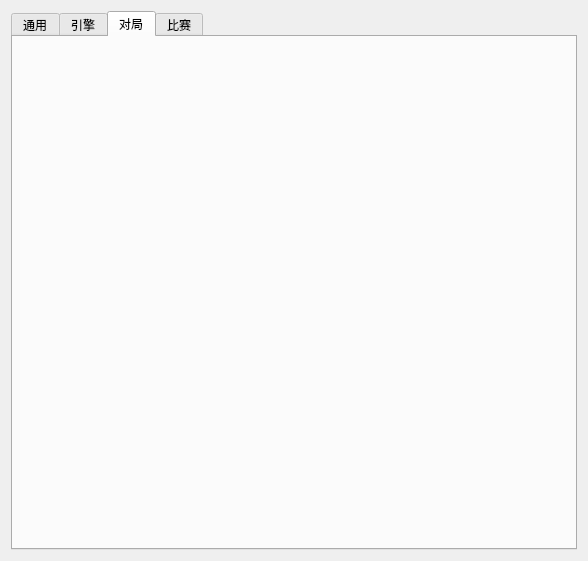
<?xml version="1.0" encoding="UTF-8"?>
<ui version="4.0">
 <class>SettingsDialog</class>
 <widget class="QDialog" name="SettingsDialog">
  <property name="geometry">
   <rect>
    <x>0</x>
    <y>0</y>
    <width>588</width>
    <height>561</height>
   </rect>
  </property>
  <property name="sizePolicy">
   <sizepolicy hsizetype="Preferred" vsizetype="Preferred">
    <horstretch>0</horstretch>
    <verstretch>90</verstretch>
   </sizepolicy>
  </property>
  <property name="windowTitle">
   <string>参数设置</string>
  </property>
  <layout class="QVBoxLayout" name="verticalLayout_2">
   <item>
    <widget class="QTabWidget" name="tabWidget">
     <property name="currentIndex">
      <number>2</number>
     </property>
     <widget class="QWidget" name="m_generalTab">
      <attribute name="title">
       <string>通用</string>
      </attribute>
      <layout class="QVBoxLayout" name="verticalLayout_8">
       <item>
        <layout class="QGridLayout" name="gridLayout_2">
         <property name="bottomMargin">
          <number>0</number>
         </property>
         <item row="0" column="0">
          <widget class="QCheckBox" name="m_highlightLegalMovesCheck">
           <property name="text">
            <string>高亮合法棋步</string>
           </property>
           <property name="checked">
            <bool>true</bool>
           </property>
          </widget>
         </item>
         <item row="1" column="0">
          <widget class="QCheckBox" name="m_closeUnusedInitialTabCheck">
           <property name="text">
            <string>如使用则关闭初始对局表头</string>
           </property>
           <property name="checked">
            <bool>true</bool>
           </property>
          </widget>
         </item>
         <item row="2" column="0">
          <widget class="QCheckBox" name="m_useFullUserNameCheck">
           <property name="text">
            <string>使用人类玩家全称</string>
           </property>
           <property name="checked">
            <bool>true</bool>
           </property>
          </widget>
         </item>
         <item row="2" column="1">
          <layout class="QVBoxLayout" name="verticalLayout_6">
           <item>
            <widget class="QCheckBox" name="m_humanCanPlayAfterTimeoutCheck">
             <property name="text">
              <string>超时后，人类玩家还能下棋</string>
             </property>
             <property name="checked">
              <bool>true</bool>
             </property>
            </widget>
           </item>
          </layout>
         </item>
         <item row="0" column="1">
          <widget class="QCheckBox" name="m_playersSidesOnClocksCheck">
           <property name="text">
            <string>在时钟显示玩家方 </string>
           </property>
          </widget>
         </item>
         <item row="1" column="1">
          <widget class="QCheckBox" name="m_autoFlipBoardForHumanGamesCheck">
           <property name="text">
            <string>自动翻转棋盘</string>
           </property>
          </widget>
         </item>
        </layout>
       </item>
       <item>
        <layout class="QGridLayout" name="gridLayout">
         <property name="topMargin">
          <number>13</number>
         </property>
         <property name="bottomMargin">
          <number>0</number>
         </property>
         <property name="spacing">
          <number>9</number>
         </property>
         <item row="1" column="1">
          <layout class="QHBoxLayout" name="horizontalLayout_2">
           <item>
            <widget class="QLineEdit" name="m_defaultPgnOutFileEdit">
             <property name="text">
              <string>games.pgn</string>
             </property>
            </widget>
           </item>
           <item>
            <widget class="QPushButton" name="m_defaultPgnOutFileBtn">
             <property name="text">
              <string>浏览...</string>
             </property>
             <property name="shortcut">
              <string/>
             </property>
            </widget>
           </item>
          </layout>
         </item>
         <item row="1" column="0">
          <widget class="QLabel" name="m_defaultPgnOutFileLabel">
           <property name="text">
            <string>PGN 保存对局:</string>
           </property>
          </widget>
         </item>
         <item row="0" column="0">
          <widget class="QLabel" name="m_siteLabel">
           <property name="text">
            <string>PGN 地点:</string>
           </property>
           <property name="buddy">
            <cstring>m_siteEdit</cstring>
           </property>
          </widget>
         </item>
         <item row="2" column="1">
          <layout class="QHBoxLayout" name="horizontalLayout">
           <item>
            <widget class="QLineEdit" name="m_tbPathEdit"/>
           </item>
           <item>
            <widget class="QPushButton" name="m_browseTbPathBtn">
             <property name="text">
              <string>浏览...</string>
             </property>
            </widget>
           </item>
          </layout>
         </item>
         <item row="0" column="1">
          <widget class="QLineEdit" name="m_siteEdit"/>
         </item>
         <item row="2" column="0">
          <widget class="QLabel" name="m_tbPathLabel">
           <property name="text">
            <string>残局库路径:</string>
           </property>
           <property name="buddy">
            <cstring>m_tbPathEdit</cstring>
           </property>
          </widget>
         </item>
        </layout>
       </item>
       <item>
        <widget class="QGroupBox" name="groupBox_2">
         <property name="sizePolicy">
          <sizepolicy hsizetype="Expanding" vsizetype="Expanding">
           <horstretch>0</horstretch>
           <verstretch>0</verstretch>
          </sizepolicy>
         </property>
         <property name="title">
          <string>引擎盲区训练设置</string>
         </property>
         <widget class="QWidget" name="layoutWidget">
          <property name="geometry">
           <rect>
            <x>10</x>
            <y>20</y>
            <width>531</width>
            <height>36</height>
           </rect>
          </property>
          <layout class="QHBoxLayout" name="horizontalLayout_4">
           <property name="spacing">
            <number>4</number>
           </property>
           <property name="topMargin">
            <number>0</number>
           </property>
           <property name="bottomMargin">
            <number>0</number>
           </property>
           <item>
            <widget class="QLabel" name="label_3">
             <property name="text">
              <string>服务器地址:</string>
             </property>
            </widget>
           </item>
           <item>
            <widget class="QLineEdit" name="lineEdit_WebAddress">
             <property name="text">
              <string>192.168.0.1</string>
             </property>
            </widget>
           </item>
           <item>
            <widget class="QLabel" name="label_user">
             <property name="text">
              <string>用户名:</string>
             </property>
            </widget>
           </item>
           <item>
            <widget class="QLineEdit" name="lineEdit_UserName">
             <property name="text">
              <string>userName</string>
             </property>
            </widget>
           </item>
           <item>
            <widget class="QLabel" name="label_4">
             <property name="sizePolicy">
              <sizepolicy hsizetype="Preferred" vsizetype="Preferred">
               <horstretch>0</horstretch>
               <verstretch>0</verstretch>
              </sizepolicy>
             </property>
             <property name="text">
              <string>密码: </string>
             </property>
            </widget>
           </item>
           <item>
            <widget class="QLineEdit" name="lineEdit_Password">
             <property name="text">
              <string>password</string>
             </property>
             <property name="echoMode">
              <enum>QLineEdit::Password</enum>
             </property>
            </widget>
           </item>
           <item>
            <spacer name="horizontalSpacer_4">
             <property name="orientation">
              <enum>Qt::Horizontal</enum>
             </property>
             <property name="sizeHint" stdset="0">
              <size>
               <width>40</width>
               <height>20</height>
              </size>
             </property>
            </spacer>
           </item>
          </layout>
         </widget>
         <widget class="QWidget" name="layoutWidget">
          <property name="geometry">
           <rect>
            <x>10</x>
            <y>60</y>
            <width>531</width>
            <height>32</height>
           </rect>
          </property>
          <layout class="QHBoxLayout" name="horizontalLayout_6">
           <property name="spacing">
            <number>4</number>
           </property>
           <property name="topMargin">
            <number>0</number>
           </property>
           <property name="bottomMargin">
            <number>0</number>
           </property>
           <item>
            <widget class="QLabel" name="label_7">
             <property name="text">
              <string>上传棋步:</string>
             </property>
            </widget>
           </item>
           <item>
            <widget class="QSpinBox" name="spinBoxMinSteps">
             <property name="minimum">
              <number>5</number>
             </property>
             <property name="maximum">
              <number>20</number>
             </property>
             <property name="singleStep">
              <number>1</number>
             </property>
            </widget>
           </item>
           <item>
            <widget class="QLabel" name="label_8">
             <property name="text">
              <string>最大步数:</string>
             </property>
            </widget>
           </item>
           <item>
            <widget class="QSpinBox" name="spinBoxMaxSteps">
             <property name="toolTip">
              <string>超过此棋步的棋局不再上传</string>
             </property>
             <property name="minimum">
              <number>10</number>
             </property>
             <property name="maximum">
              <number>400</number>
             </property>
             <property name="singleStep">
              <number>5</number>
             </property>
             <property name="value">
              <number>400</number>
             </property>
            </widget>
           </item>
           <item>
            <widget class="QLabel" name="label_6">
             <property name="text">
              <string>最小分数:</string>
             </property>
            </widget>
           </item>
           <item>
            <widget class="QSpinBox" name="spinBoxMinScore">
             <property name="toolTip">
              <string>局面分数的绝对值小于此值就不上传训练</string>
             </property>
             <property name="minimum">
              <number>10</number>
             </property>
             <property name="maximum">
              <number>50</number>
             </property>
             <property name="singleStep">
              <number>5</number>
             </property>
             <property name="value">
              <number>20</number>
             </property>
            </widget>
           </item>
           <item>
            <widget class="QLabel" name="label_2">
             <property name="text">
              <string>最大分数: </string>
             </property>
            </widget>
           </item>
           <item>
            <widget class="QSpinBox" name="spinBoxMaxScore">
             <property name="toolTip">
              <string>局面分数的绝对值超过此值就不上传训练</string>
             </property>
             <property name="minimum">
              <number>200</number>
             </property>
             <property name="maximum">
              <number>2000</number>
             </property>
             <property name="singleStep">
              <number>50</number>
             </property>
             <property name="value">
              <number>200</number>
             </property>
            </widget>
           </item>
           <item>
            <spacer name="horizontalSpacer_3">
             <property name="orientation">
              <enum>Qt::Horizontal</enum>
             </property>
             <property name="sizeHint" stdset="0">
              <size>
               <width>40</width>
               <height>20</height>
              </size>
             </property>
            </spacer>
           </item>
          </layout>
         </widget>
         <widget class="QWidget" name="layoutWidget">
          <property name="geometry">
           <rect>
            <x>10</x>
            <y>130</y>
            <width>533</width>
            <height>22</height>
           </rect>
          </property>
          <layout class="QHBoxLayout" name="horizontalLayout_7">
           <property name="sizeConstraint">
            <enum>QLayout::SetDefaultConstraint</enum>
           </property>
           <item>
            <spacer name="horizontalSpacer">
             <property name="orientation">
              <enum>Qt::Horizontal</enum>
             </property>
             <property name="sizeHint" stdset="0">
              <size>
               <width>40</width>
               <height>20</height>
              </size>
             </property>
            </spacer>
           </item>
           <item>
            <widget class="QCheckBox" name="checkBoxBlinDSave">
             <property name="text">
              <string>保存盲区</string>
             </property>
            </widget>
           </item>
           <item>
            <widget class="QCheckBox" name="checkBoxLXupload">
             <property name="toolTip">
              <string>用GGzero连线是自动上传盲区</string>
             </property>
             <property name="text">
              <string>连线盲区</string>
             </property>
            </widget>
           </item>
           <item>
            <widget class="QCheckBox" name="checkBox_AutoUploadFen">
             <property name="toolTip">
              <string>引擎联赛，如果输了，就自动上传棋局到服务器训练</string>
             </property>
             <property name="text">
              <string>联赛盲区</string>
             </property>
             <property name="checked">
              <bool>false</bool>
             </property>
            </widget>
           </item>
          </layout>
         </widget>
         <widget class="QWidget" name="layoutWidget_2">
          <property name="geometry">
           <rect>
            <x>10</x>
            <y>100</y>
            <width>533</width>
            <height>22</height>
           </rect>
          </property>
          <layout class="QHBoxLayout" name="horizontalLayout_8">
           <property name="spacing">
            <number>4</number>
           </property>
           <property name="sizeConstraint">
            <enum>QLayout::SetDefaultConstraint</enum>
           </property>
           <item>
            <widget class="QLabel" name="label_9">
             <property name="text">
              <string>高分和棋分数</string>
             </property>
            </widget>
           </item>
           <item>
            <widget class="QSpinBox" name="spinBoxDrawHighScore">
             <property name="sizePolicy">
              <sizepolicy hsizetype="Fixed" vsizetype="Fixed">
               <horstretch>0</horstretch>
               <verstretch>0</verstretch>
              </sizepolicy>
             </property>
             <property name="toolTip">
              <string>和棋判定时，必须大于这个分数，才认为是高分和棋</string>
             </property>
             <property name="minimum">
              <number>50</number>
             </property>
             <property name="maximum">
              <number>400</number>
             </property>
             <property name="singleStep">
              <number>50</number>
             </property>
             <property name="value">
              <number>100</number>
             </property>
            </widget>
           </item>
           <item>
            <widget class="QLabel" name="label_10">
             <property name="toolTip">
              <string>和棋时，保持高分最小的棋步数量</string>
             </property>
             <property name="text">
              <string>高分步数：</string>
             </property>
            </widget>
           </item>
           <item>
            <widget class="QSpinBox" name="spinBoxDrawHighScoreNum">
             <property name="sizePolicy">
              <sizepolicy hsizetype="Fixed" vsizetype="Fixed">
               <horstretch>0</horstretch>
               <verstretch>0</verstretch>
              </sizepolicy>
             </property>
             <property name="minimum">
              <number>20</number>
             </property>
             <property name="maximum">
              <number>100</number>
             </property>
             <property name="singleStep">
              <number>5</number>
             </property>
            </widget>
           </item>
           <item>
            <spacer name="horizontalSpacer_2">
             <property name="orientation">
              <enum>Qt::Horizontal</enum>
             </property>
             <property name="sizeHint" stdset="0">
              <size>
               <width>40</width>
               <height>20</height>
              </size>
             </property>
            </spacer>
           </item>
           <item>
            <widget class="QLabel" name="label_5">
             <property name="text">
              <string>棋步间隔</string>
             </property>
            </widget>
           </item>
           <item>
            <widget class="QSpinBox" name="spinBoxStepsGap">
             <property name="sizePolicy">
              <sizepolicy hsizetype="Fixed" vsizetype="Fixed">
               <horstretch>0</horstretch>
               <verstretch>0</verstretch>
              </sizepolicy>
             </property>
             <property name="toolTip">
              <string>每上传一个局面，跳过的棋步，不用每步上传</string>
             </property>
             <property name="minimum">
              <number>0</number>
             </property>
             <property name="maximum">
              <number>3</number>
             </property>
             <property name="value">
              <number>0</number>
             </property>
            </widget>
           </item>
           <item>
            <widget class="QLabel" name="label">
             <property name="toolTip">
              <string>服务器上的训练组别，缺省是1，为主训练</string>
             </property>
             <property name="text">
              <string>训练组别：</string>
             </property>
            </widget>
           </item>
           <item>
            <widget class="QSpinBox" name="spinBox_trainID">
             <property name="sizePolicy">
              <sizepolicy hsizetype="Fixed" vsizetype="Fixed">
               <horstretch>0</horstretch>
               <verstretch>0</verstretch>
              </sizepolicy>
             </property>
             <property name="minimum">
              <number>1</number>
             </property>
             <property name="maximum">
              <number>2</number>
             </property>
            </widget>
           </item>
          </layout>
         </widget>
        </widget>
       </item>
       <item>
        <spacer name="verticalSpacer_2">
         <property name="orientation">
          <enum>Qt::Vertical</enum>
         </property>
         <property name="sizeHint" stdset="0">
          <size>
           <width>20</width>
           <height>40</height>
          </size>
         </property>
        </spacer>
       </item>
      </layout>
     </widget>
     <widget class="QWidget" name="m_enginesTab">
      <attribute name="title">
       <string>引擎</string>
      </attribute>
      <layout class="QVBoxLayout" name="verticalLayout">
       <property name="leftMargin">
        <number>0</number>
       </property>
       <property name="topMargin">
        <number>0</number>
       </property>
       <property name="rightMargin">
        <number>0</number>
       </property>
       <property name="bottomMargin">
        <number>0</number>
       </property>
       <item>
        <widget class="EngineManagementWidget" name="m_engineManagementWidget" native="true"/>
       </item>
      </layout>
     </widget>
     <widget class="QWidget" name="m_gamesTab">
      <attribute name="title">
       <string>对局</string>
      </attribute>
      <layout class="QVBoxLayout" name="verticalLayout_3">
       <property name="spacing">
        <number>0</number>
       </property>
       <property name="leftMargin">
        <number>9</number>
       </property>
       <property name="topMargin">
        <number>9</number>
       </property>
       <property name="rightMargin">
        <number>9</number>
       </property>
       <property name="bottomMargin">
        <number>9</number>
       </property>
       <item>
        <widget class="GameSettingsWidget" name="m_gameSettings" native="true"/>
       </item>
      </layout>
     </widget>
     <widget class="QWidget" name="m_tournamentsTab">
      <attribute name="title">
       <string>比赛</string>
      </attribute>
      <layout class="QVBoxLayout" name="verticalLayout_4">
       <item>
        <widget class="TournamentSettingsWidget" name="m_tournamentSettings" native="true"/>
       </item>
       <item>
        <widget class="QGroupBox" name="groupBox">
         <property name="enabled">
          <bool>true</bool>
         </property>
         <property name="sizePolicy">
          <sizepolicy hsizetype="Preferred" vsizetype="Preferred">
           <horstretch>0</horstretch>
           <verstretch>0</verstretch>
          </sizepolicy>
         </property>
         <property name="title">
          <string>对局</string>
         </property>
         <layout class="QVBoxLayout" name="verticalLayout_5">
          <item>
           <layout class="QFormLayout" name="formLayout_2">
            <property name="fieldGrowthPolicy">
             <enum>QFormLayout::ExpandingFieldsGrow</enum>
            </property>
            <item row="1" column="0">
             <widget class="QLabel" name="m_concurrencyLabel">
              <property name="text">
               <string>当前对局:</string>
              </property>
              <property name="buddy">
               <cstring>m_concurrencySpin</cstring>
              </property>
             </widget>
            </item>
            <item row="1" column="1">
             <widget class="QSpinBox" name="m_concurrencySpin">
              <property name="sizePolicy">
               <sizepolicy hsizetype="Fixed" vsizetype="Fixed">
                <horstretch>0</horstretch>
                <verstretch>0</verstretch>
               </sizepolicy>
              </property>
              <property name="minimum">
               <number>1</number>
              </property>
              <property name="maximum">
               <number>128</number>
              </property>
             </widget>
            </item>
            <item row="2" column="0">
             <widget class="QLabel" name="m_tournamentDefaultPgnOutFileLabel">
              <property name="text">
               <string>PGN 输出:</string>
              </property>
             </widget>
            </item>
            <item row="2" column="1">
             <layout class="QHBoxLayout" name="horizontalLayout_5">
              <item>
               <widget class="QLineEdit" name="m_tournamentDefaultPgnOutFileEdit">
                <property name="text">
                 <string>比赛对局.pgn</string>
                </property>
               </widget>
              </item>
              <item>
               <widget class="QPushButton" name="m_tournamentDefaultPgnOutFileBtn">
                <property name="text">
                 <string>浏览...</string>
                </property>
               </widget>
              </item>
             </layout>
            </item>
            <item row="3" column="0">
             <widget class="QLabel" name="m_tournamentDefaultEpdOutFileLabel">
              <property name="text">
               <string>EPD 输出:</string>
              </property>
             </widget>
            </item>
            <item row="3" column="1">
             <layout class="QHBoxLayout" name="horizontalLayout_3">
              <item>
               <widget class="QLineEdit" name="m_tournamentDefaultEpdOutFileEdit">
                <property name="text">
                 <string>比赛对局.epd</string>
                </property>
               </widget>
              </item>
              <item>
               <widget class="QPushButton" name="m_tournamentDefaultEpdOutFileBtn">
                <property name="text">
                 <string>浏览...</string>
                </property>
               </widget>
              </item>
             </layout>
            </item>
           </layout>
          </item>
         </layout>
        </widget>
       </item>
       <item>
        <spacer name="verticalSpacer">
         <property name="orientation">
          <enum>Qt::Vertical</enum>
         </property>
         <property name="sizeHint" stdset="0">
          <size>
           <width>20</width>
           <height>40</height>
          </size>
         </property>
        </spacer>
       </item>
      </layout>
     </widget>
    </widget>
   </item>
  </layout>
 </widget>
 <customwidgets>
  <customwidget>
   <class>GameSettingsWidget</class>
   <extends>QWidget</extends>
   <header>src/gamesettingswidget.h</header>
   <container>1</container>
  </customwidget>
  <customwidget>
   <class>TournamentSettingsWidget</class>
   <extends>QWidget</extends>
   <header>src/tournamentsettingswidget.h</header>
   <container>1</container>
  </customwidget>
  <customwidget>
   <class>EngineManagementWidget</class>
   <extends>QWidget</extends>
   <header>src/enginemanagementwidget.h</header>
   <container>1</container>
  </customwidget>
 </customwidgets>
 <resources/>
 <connections/>
</ui>
